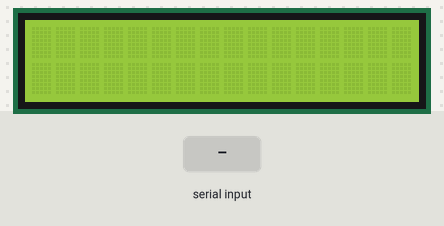
The sketch below on a simulated Arduino Uno, built with avr-gcc and run on an emulated ATmega328P. On the bench: 16×2 character LCD. The test bench sets the inputs (shaded band).

Above: at 1.2 s.
1.3 s: ",\n" received over the second serial link
At 1.6 s:
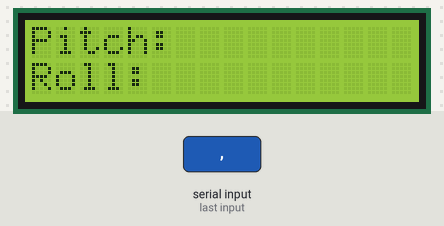
3.3 s: "1\n" received over the second serial link
At 3.7 s:
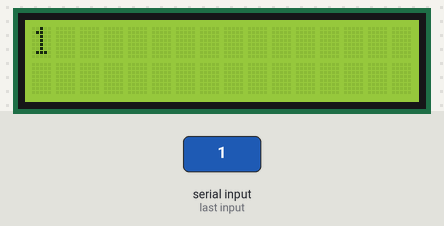
Timing chart, 0 to 6.3 s (numbered marks = the images above; inputs shaded):
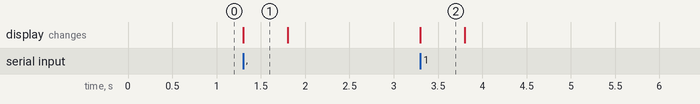

The sketch:

ZlevelArd1.ino
```cpp
#include <LiquidCrystal.h>
#include <SoftwareSerial.h>

// setting up the LED screen
const int regSel = 11, enable = 12, d4 = 4, d5 = 5, d6 = 6, d7 = 7;
LiquidCrystal lcd(regSel, enable, d4,d5,d6,d7);
SoftwareSerial mySerial(8, 9); // 8 is RX and 9 is TX

void setup() {
  Serial.begin(9600);
  mySerial.begin(9600);
  lcd.begin(16,2);

}

String dataRoll = "";
String dataGeneral = "";

void loop() {

  while(mySerial.available()){

    char c = mySerial.read();

    if(c == ',') {

      String *dataPitch = &dataGeneral;

      while(c != '\n'){

        c = mySerial.read();


        if(c == '\n'){

          break;

        }

        dataRoll+=c;

      }

      lcd.setCursor(0,0);
      lcd.print("Pitch: " + *dataPitch);

      lcd.setCursor(0,1);
      lcd.print("Roll: " + dataRoll);

      delay(500);

      lcd.clear();

      dataGeneral = "";
      dataRoll = "";

    }

    else if(c == '\n'){

      lcd.setCursor(0,0);
      lcd.print(dataGeneral);
      delay(500);

      dataGeneral = "";
      lcd.clear();

    }

    else {

      dataGeneral+=c;

    }

  }
}
```

Measured:
- after the input at 1.3 s, the display: changes at once (image 1)
- after the input at 3.3 s, the display: changes at once (image 2)
- what the display in image 1 shows lasts 0.5 s, from 1.3 s to 1.8 s
